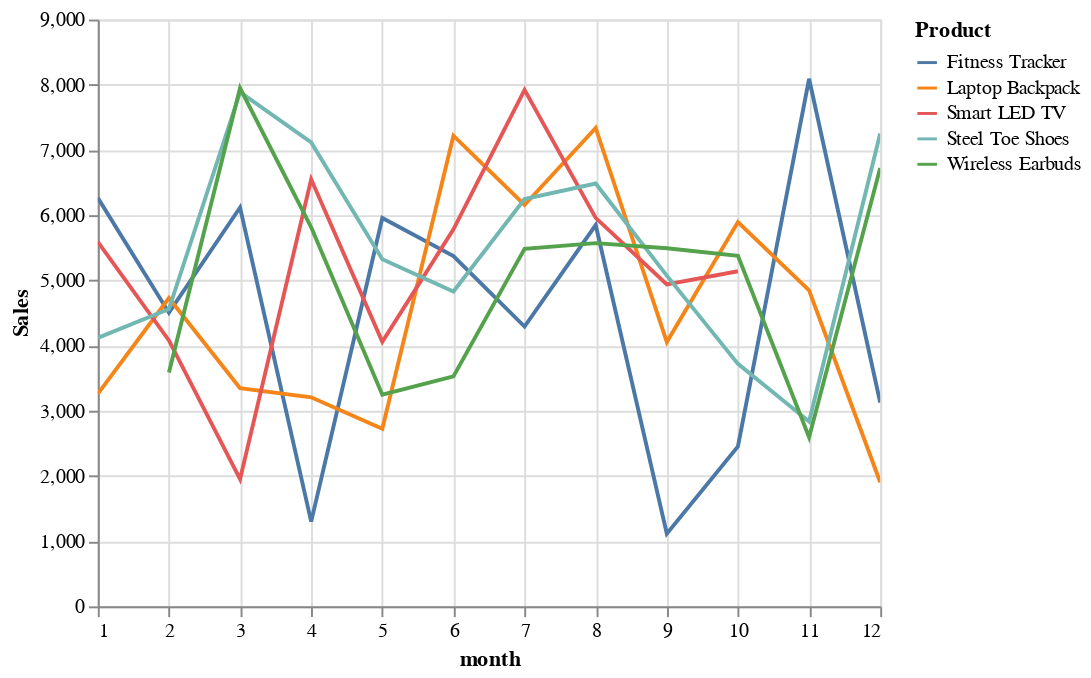

The notebook cell this image was saved under:
### Code cell
# prompt: Using dataframe online_product_sales: LINE

import altair as alt

# Reshape the data for Altair
# Reset the index to make 'month' a regular column
sales_long = online_product_sales.reset_index().melt(id_vars='month', var_name='Product', value_name='Sales')


# Create the line chart
alt.Chart(sales_long).mark_line().encode(
    x='month',
    y='Sales',
    color='Product',
    tooltip=['month', 'Product', 'Sales']
).interactive()

### Figure 1 — Vega-Lite specification as saved in the notebook (floating-point values rounded to 4 significant figures)
{"config": {"view": {"continuousWidth": 400, "continuousHeight": 300}}, "data": {"name": "data-6e642e63a109949567044aabedc35dd8"}, "mark": "line", "encoding": {"color": {"field": "Product", "type": "nominal"}, "tooltip": [{"field": "month", "type": "quantitative"}, {"field": "Product", "type": "nominal"}, {"field": "Sales", "type": "quantitative"}], "x": {"field": "month", "type": "quantitative"}, "y": {"field": "Sales", "type": "quantitative"}}, "selection": {"selector001": {"type": "interval", "bind": "scales", "encodings": ["x", "y"]}}, "$schema": "https://vega.github.io/schema/vega-lite/v4.17.0.json", "datasets": {"data-6e642e63a109949567044aabedc35dd8": [{"month": 1, "Product": "Fitness Tracker", "Sales": 6267.0}, {"month": 2, "Product": "Fitness Tracker", "Sales": 4504.0}, {"month": 3, "Product": "Fitness Tracker", "Sales": 6118.0}, {"month": 4, "Product": "Fitness Tracker", "Sales": 1300.0}, {"month": 5, "Product": "Fitness Tracker", "Sales": 5956.0}, {"month": 6, "Product": "Fitness Tracker", "Sales": 5371.0}, {"month": 7, "Product": "Fitness Tracker", "Sales": 4292.0}, {"month": 8, "Product": "Fitness Tracker", "Sales": 5849.0}, {"month": 9, "Product": "Fitness Tracker", "Sales": 1115.0}, {"month": 10, "Product": "Fitness Tracker", "Sales": 2453.0}, {"month": 11, "Product": "Fitness Tracker", "Sales": 8092.0}, {"month": 12, "Product": "Fitness Tracker", "Sales": 3126.0}, {"month": 1, "Product": "Laptop Backpack", "Sales": 3259.0}, {"month": 2, "Product": "Laptop Backpack", "Sales": 4729.0}, {"month": 3, "Product": "Laptop Backpack", "Sales": 3345.0}, {"month": 4, "Product": "Laptop Backpack", "Sales": 3206.0}, {"month": 5, "Product": "Laptop Backpack", "Sales": 2725.0}, {"month": 6, "Product": "Laptop Backpack", "Sales": 7219.0}, {"month": 7, "Product": "Laptop Backpack", "Sales": 6156.0}, {"month": 8, "Product": "Laptop Backpack", "Sales": 7337.0}, {"month": 9, "Product": "Laptop Backpack", "Sales": 4053.0}, {"month": 10, "Product": "Laptop Backpack", "Sales": 5895.0}, {"month": 11, "Product": "Laptop Backpack", "Sales": 4847.0}, {"month": 12, "Product": "Laptop Backpack", "Sales": 1903.0}, {"month": 1, "Product": "Smart LED TV", "Sales": 5592.0}, {"month": 2, "Product": "Smart LED TV", "Sales": 4078.0}, {"month": 3, "Product": "Smart LED TV", "Sales": 1951.0}, {"month": 4, "Product": "Smart LED TV", "Sales": 6550.0}, {"month": 5, "Product": "Smart LED TV", "Sales": 4058.0}, {"month": 6, "Product": "Smart LED TV", "Sales": 5783.0}, {"month": 7, "Product": "Smart LED TV", "Sales": 7923.0}, {"month": 8, "Product": "Smart LED TV", "Sales": 5958.0}, {"month": 9, "Product": "Smart LED TV", "Sales": 4938.0}, {"month": 10, "Product": "Smart LED TV", "Sales": 5139.0}, {"month": 11, "Product": "Smart LED TV", "Sales": null}, {"month": 12, "Product": "Smart LED TV", "Sales": 3943.0}, {"month": 1, "Product": "Steel Toe Shoes", "Sales": 4117.0}, {"month": 2, "Product": "Steel Toe Shoes", "Sales": 4560.0}, {"month": 3, "Product": "Steel Toe Shoes", "Sales": 7886.0}, {"month": 4, "Product": "Steel Toe Shoes", "Sales": 7116.0}, {"month": 5, "Product": "Steel Toe Shoes", "Sales": 5324.0}, {"month": 6, "Product": "Steel Toe Shoes", "Sales": 4828.0}, {"month": 7, "Product": "Steel Toe Shoes", "Sales": 6247.0}, {"month": 8, "Product": "Steel Toe Shoes", "Sales": 6485.0}, {"month": 9, "Product": "Steel Toe Shoes", "Sales": 5073.0}, {"month": 10, "Product": "Steel Toe Shoes", "Sales": 3719.0}, {"month": 11, "Product": "Steel Toe Shoes", "Sales": 2836.0}, {"month": 12, "Product": "Steel Toe Shoes", "Sales": 7252.0}, {"month": 1, "Product": "Wireless Earbuds", "Sales": null}, {"month": 2, "Product": "Wireless Earbuds", "Sales": 3586.0}, {"month": 3, "Product": "Wireless Earbuds", "Sales": 7949.0}, {"month": 4, "Product": "Wireless Earbuds", "Sales": 5814.0}, {"month": 5, "Product": "Wireless Earbuds", "Sales": 3245.0}, {"month": 6, "Product": "Wireless Earbuds", "Sales": 3527.0}, {"month": 7, "Product": "Wireless Earbuds", "Sales": 5484.0}, {"month": 8, "Product": "Wireless Earbuds", "Sales": 5572.0}, {"month": 9, "Product": "Wireless Earbuds", "Sales": 5492.0}, {"month": 10, "Product": "Wireless Earbuds", "Sales": 5375.0}, {"month": 11, "Product": "Wireless Earbuds", "Sales": 2595.0}, {"month": 12, "Product": "Wireless Earbuds", "Sales": 6724.0}]}}
